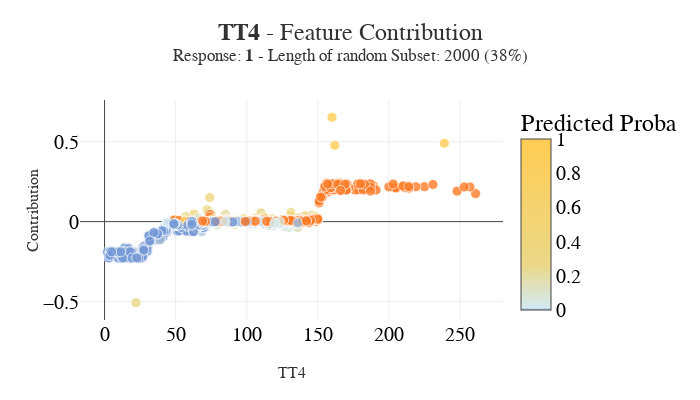

Notebook code for this chart:
### Code cell
fig = xpl.plot.contribution_plot("TT4", proba=True)
fig.update_layout(
 
    font=dict(family='Arial', size=20, color='black'),
    width=700,
    height=400,
    showlegend=False,    
    template='none'
)

### Figure 1 — Plotly figure (JSON) as saved in the notebook; plotly's stock layout.template omitted (floating-point values rounded to 4 significant figures; data arrays with more than 128 entries replaced by an {"elided": "..."} marker saying what was removed)
{"data": [{"customdata": {"elided": "2000x2 float values"}, "hovertemplate": "<b>%{hovertext}</b><br />TT4: %{customdata[0]}<br />Contribution: %{y:.4f}<extra></extra>", "hovertext": {"elided": "2000 str values"}, "marker": {"color": {"elided": "2000 float values"}, "coloraxis": "coloraxis", "line": {"color": "white", "width": 0.8}, "opacity": 0.8, "size": 10}, "mode": "markers", "type": "scatter", "x": {"elided": "2000 float values"}, "y": {"elided": "2000 float values"}}], "layout": {"coloraxis": {"colorbar": {"title": {"text": "Predicted Proba"}}, "colorscale": [[0, "rgb(52, 55, 54)"], [0, "rgb(74, 99, 138)"], [0, "rgb(116, 153, 214)"], [0.001998, "rgb(162, 188, 213)"], [0.01235, "rgb(212, 234, 242)"], [0.2685, "rgb(235, 216, 134)"], [1, "rgb(255, 204, 83)"], [1, "rgb(244, 192, 0)"], [1, "rgb(255, 166, 17)"], [1, "rgb(255, 123, 38)"], [1, "rgb(255, 77, 7)"]]}, "font": {"color": "black", "family": "Arial", "size": 20}, "height": 400, "hovermode": "closest", "showlegend": false, "title": {"font": {"color": "rgb(50, 50, 50)", "family": "Arial", "size": 24}, "text": "<b>TT4</b> - Feature Contribution<br><sup>Response: <b>1</b> - Length of random Subset: 2000 (38%)</sup>", "x": 0.5, "xanchor": "center", "y": 0.9, "yanchor": "middle"}, "width": 700, "xaxis": {"automargin": true, "title": {"font": {"color": "rgb(50, 50, 50)", "family": "Arial Black", "size": 16}, "text": "TT4"}}, "yaxis": {"automargin": true, "title": {"font": {"color": "rgb(50, 50, 50)", "family": "Arial Black", "size": 16}, "text": "Contribution"}}}}
